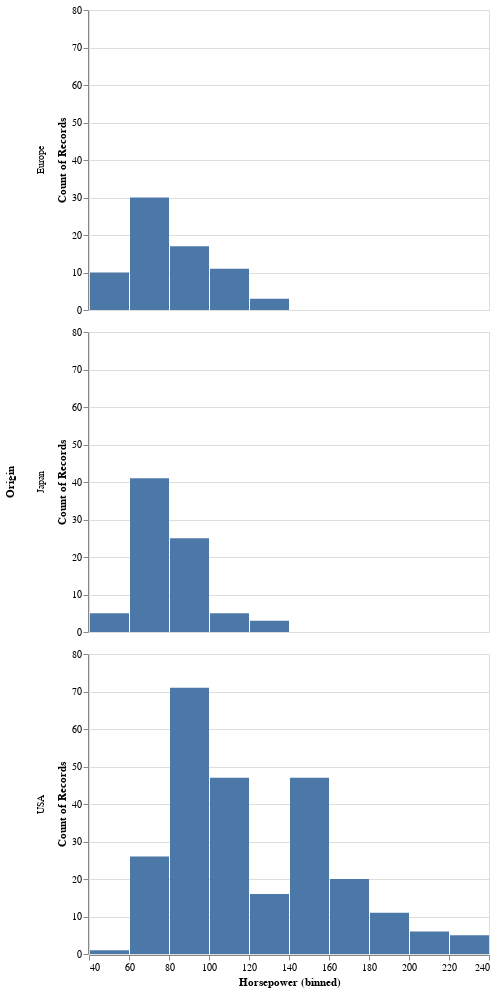

Here is the notebook cell this chart was saved with:
### Code cell
alt.Chart(cars).mark_bar().encode(
 alt.X("Horsepower:Q", bin=True),
 y='count()',
 row='Origin'
)

### Figure 1 — Vega-Lite specification as saved in the notebook (floating-point values rounded to 4 significant figures; data arrays with more than 128 entries replaced by an {"elided": "..."} marker saying what was removed)
{"config": {"view": {"continuousWidth": 400, "continuousHeight": 300}}, "data": {"name": "data-f02450ab61490a1363517a0190416235"}, "mark": "bar", "encoding": {"row": {"field": "Origin", "type": "nominal"}, "x": {"bin": true, "field": "Horsepower", "type": "quantitative"}, "y": {"aggregate": "count", "type": "quantitative"}}, "$schema": "https://vega.github.io/schema/vega-lite/v4.17.0.json", "datasets": {"data-f02450ab61490a1363517a0190416235": {"elided": "406 records"}}}
